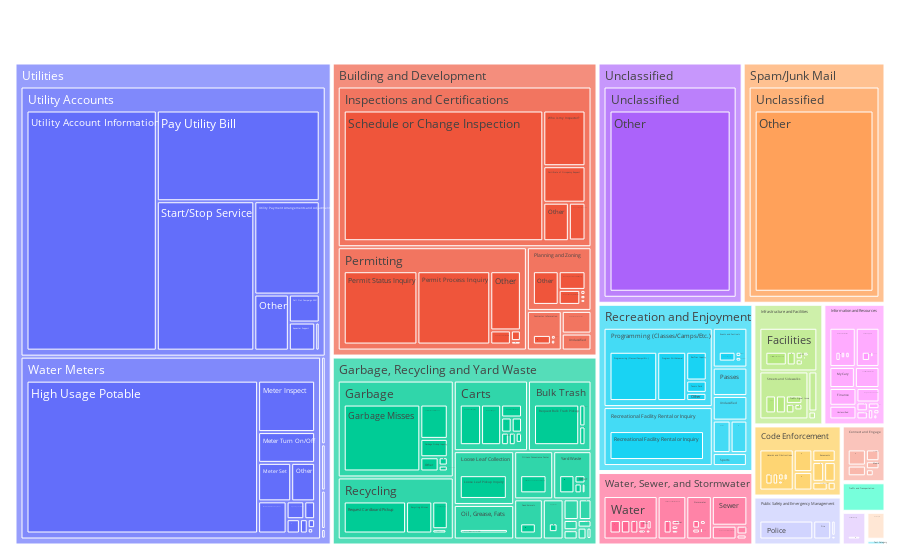

Write notebook code for a chart like this one.
### Code cell
data = "data/800_000_cases.csv"

gen = TreeChartGenerator(data)
gen.generate()

### Figure 1 — Plotly figure (JSON) as saved in the notebook; plotly's stock layout.template omitted (floating-point values rounded to 4 significant figures; data arrays with more than 128 entries replaced by an {"elided": "..."} marker saying what was removed)
{"data": [{"branchvalues": "total", "customdata": {"elided": "613x1 float values"}, "domain": {"x": [0, 1], "y": [0, 1]}, "hovertemplate": "labels=%{label}<br># of cases=%{customdata[0]}<br>parent=%{parent}<br>id=%{id}<extra></extra>", "ids": {"elided": "613 str values"}, "labels": {"elided": "613 str values"}, "name": "", "parents": {"elided": "613 str values"}, "type": "treemap", "values": {"elided": "613 float values"}}], "layout": {"legend": {"tracegroupgap": 0}, "margin": {"b": 10, "l": 10, "r": 10, "t": 40}}}
